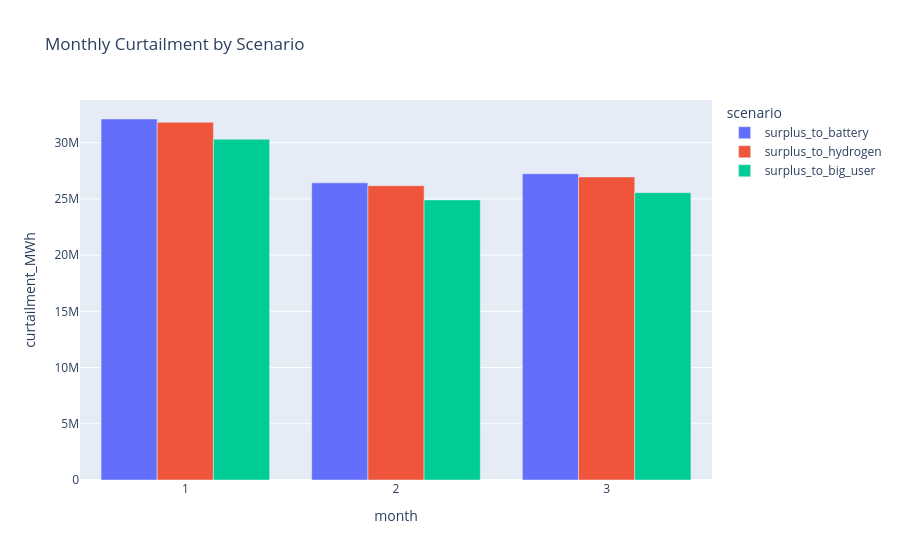

Source (notebook cell):
### Code cell
from pathlib import Path

curt_frames = []

for sc in scenario_meta.keys():
    nc = Path("results") / f"{sc}_results.nc"
    if not nc.exists():
        continue

    m = calliope.read_netcdf(str(nc))

    c = m.results.flow_in.sel(techs="curtailment", carriers="power").fillna(0)

    # Collapse non-time dims if present (e.g., nodes)
    for d in [d for d in c.dims if d != "timesteps"]:
        c = c.sum(d)

    monthly = c.groupby("timesteps.month").sum().to_series()

    curt_frames.append(
        pd.DataFrame(
            {"month": monthly.index, "curtailment_MWh": monthly.values, "scenario": sc}
        )
    )

if curt_frames:
    df_monthly_curt = pd.concat(curt_frames, ignore_index=True)
    fig = px.bar(
        df_monthly_curt,
        x="month",
        y="curtailment_MWh",
        color="scenario",
        barmode="group",
        title="Monthly Curtailment by Scenario",
    )
    fig.show()
else:
    print("No curtailment data available to plot.")

### Figure 1 — Plotly figure (JSON) as saved in the notebook; plotly's stock layout.template omitted (floating-point values rounded to 4 significant figures)
{"data": [{"alignmentgroup": "True", "hovertemplate": "scenario=surplus_to_battery<br>month=%{x}<br>curtailment_MWh=%{y}<extra></extra>", "legendgroup": "surplus_to_battery", "marker": {"color": "#636efa", "pattern": {"shape": ""}}, "name": "surplus_to_battery", "offsetgroup": "surplus_to_battery", "orientation": "v", "showlegend": true, "textposition": "auto", "type": "bar", "x": [1, 2, 3], "xaxis": "x", "y": [32100000.0, 26430000.0, 27230000.0], "yaxis": "y"}, {"alignmentgroup": "True", "hovertemplate": "scenario=surplus_to_hydrogen<br>month=%{x}<br>curtailment_MWh=%{y}<extra></extra>", "legendgroup": "surplus_to_hydrogen", "marker": {"color": "#EF553B", "pattern": {"shape": ""}}, "name": "surplus_to_hydrogen", "offsetgroup": "surplus_to_hydrogen", "orientation": "v", "showlegend": true, "textposition": "auto", "type": "bar", "x": [1, 2, 3], "xaxis": "x", "y": [31810000.0, 26180000.0, 26950000.0], "yaxis": "y"}, {"alignmentgroup": "True", "hovertemplate": "scenario=surplus_to_big_user<br>month=%{x}<br>curtailment_MWh=%{y}<extra></extra>", "legendgroup": "surplus_to_big_user", "marker": {"color": "#00cc96", "pattern": {"shape": ""}}, "name": "surplus_to_big_user", "offsetgroup": "surplus_to_big_user", "orientation": "v", "showlegend": true, "textposition": "auto", "type": "bar", "x": [1, 2, 3], "xaxis": "x", "y": [30300000.0, 24910000.0, 25560000.0], "yaxis": "y"}], "layout": {"barmode": "group", "legend": {"title": {"text": "scenario"}, "tracegroupgap": 0}, "title": {"text": "Monthly Curtailment by Scenario"}, "xaxis": {"anchor": "y", "domain": [0, 1], "title": {"text": "month"}}, "yaxis": {"anchor": "x", "domain": [0, 1], "title": {"text": "curtailment_MWh"}}}}
